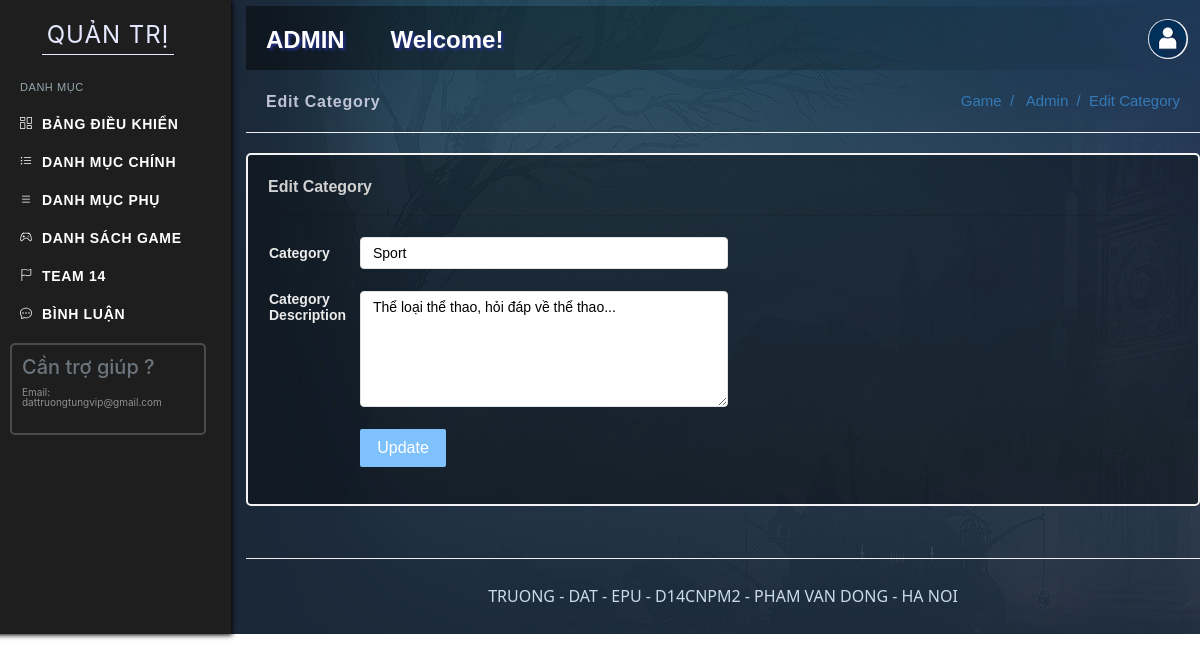
Page /webgame/admin/edit-category.php?cid=2 on the committed database.
### tables this page shows
CREATE TABLE `category` (
  `IdCategory` int(10) NOT NULL,
  `CategoryName` varchar(255) NOT NULL,
  `Description` varchar(255) NOT NULL,
  `PostingDate` timestamp NOT NULL DEFAULT current_timestamp() ON UPDATE current_timestamp(),
  `UpdationDate` datetime NOT NULL,
  `is_Active` int(1) NOT NULL
);

### webgame/admin/edit-category.php (the view, shortened to what this page needs)
<?php
include('includes/config.php');
?>
<!DOCTYPE html>
<html lang="en">
    <head>
        <link rel="stylesheet" href="https://maxcdn.bootstrapcdn.com/bootstrap/4.0.0/css/bootstrap.min.css">
        <link rel="stylesheet" href="css/style-dashboard.css">
</head>
<body >
    <div class="wrapper" id="header-d">
        <div class="row">
            <?php include('includes/left-dashb.php');?>
            <div  id="noidung">
                <?php include('includes/top-dashb.php');?>
                <div class="divBox">
                    <div class="divTitle">
                        <div class="txtTitle">Edit Category</div>
                        <div class="txtLink"><span>Game&nbsp;</span> / <span>&nbsp; Admin&nbsp;  </span> /&nbsp; Edit Category </div>
                    </div>
                    <div class="insideBox">
                        <div>
                            <span>Edit Category</span>
                            <hr>
                            <div>
                            <?php
                            $catid=intval($_GET['cid']);
                            $query=mysqli_query($con,"select idCategory,CategoryName,Description,PostingDate,UpdationDate from  category where is_Active=1 and idCategory='$catid'");
                            while($row=mysqli_fetch_array($query))
                            {
                            ?>
                                <form method="post" >
                                    <table class="form-input">
                                        <tr>
                                            <td style="width:10%;">Category</td>
                                            <td><input name="category" class="inp" type="text" required value="<?php echo $row['CategoryName']; ?>"></td>
                                        </tr>
                                        <tr style="height:20px;"></tr>
                                        <tr>
                                            <td style="float: right;">Category Description </td>
                                            <td>
                                                <textarea name="description" class="inp" rows="5" required ><?php echo $row['Description']; ?></textarea>
                                            </td>
                                        </tr>
                            <?php } ?>
                                        <tr style="height:20px;"></tr>
                                        <tr>
                                            <td></td>
                                            <td>
                                            <button type="submit" class="btn btnsubm" name="update">Update</button></td>
                                        </tr>
                                    </table>
                                </form>
                            </div>
                        </div>
                    </div>
                </div>
                <footer>TRUONG - DAT - EPU - D14CNPM2 - PHAM VAN DONG - HA NOI</footer>
            </div>
        </div>
    </div>
</body>
</html>

### webgame/admin/css/style-dashboard.css (style rules this page uses)
#noidung { background-image: url('./../images/banner-04.jpg'); width: 80%; padding-left: 15px; padding-right: 15px; }
footer { text-align: center; font-family: 'Segoe UI', Tahoma, Geneva, Verdana, sans-serif; color: #c9dbe9; padding-top: 25px; border-top: 1px solid #eee; }
.divBox { width: 100%; height: 77%; }
.divTitle { width: 100%; height: 63px; padding: 20px; border-bottom: 1px solid #eee; }
.txtTitle { letter-spacing: .05em; font-size: 16px; font-weight: bold; color: #bfc3d7; font-family: 'Hind Madurai', sans-serif; display: inline-block; }
.txtLink { font-family: 'Varela Round', sans-serif; list-style: none; color: #337ab7; text-decoration: none; display: inline-block; float: right; box-sizing: border-box; font-size: 15px; }
.txtLink>span { cursor: pointer; }
.insideBox { width: 100%; max-height: 418.17px; height: 100%; overflow-x: hidden; overflow-y: auto; }
hr { margin-bottom: 20px; }
.insideBox>div { background-color: #01010263; margin-top: 20px; padding: 20px; border: 2px solid #f3f3f3; border-radius: 5px; }
.insideBox>div>span { font-weight: 600; font-family: 'Hind Madurai', sans-serif; font-size: 16px; color:#d1d1d1; margin-bottom: 20px; }
.form-input { width: 100%; font-weight: 600; font-family: 'Hind Madurai', sans-serif; color: #797979; font-size: 14px; }
.inp { border: 1px solid #e3e3e3; border-radius: 4px; padding: 7px 12px; width: 45%; }
textarea { height: 116px; }
.btnsubm { width: 86px; height: 38px; border-radius: 2px; background-color: #7fc1fc; color: white; }

### rows in the picture
category: category "Sport", description "Thể loại thể thao, hỏi đáp về thể thao..."
